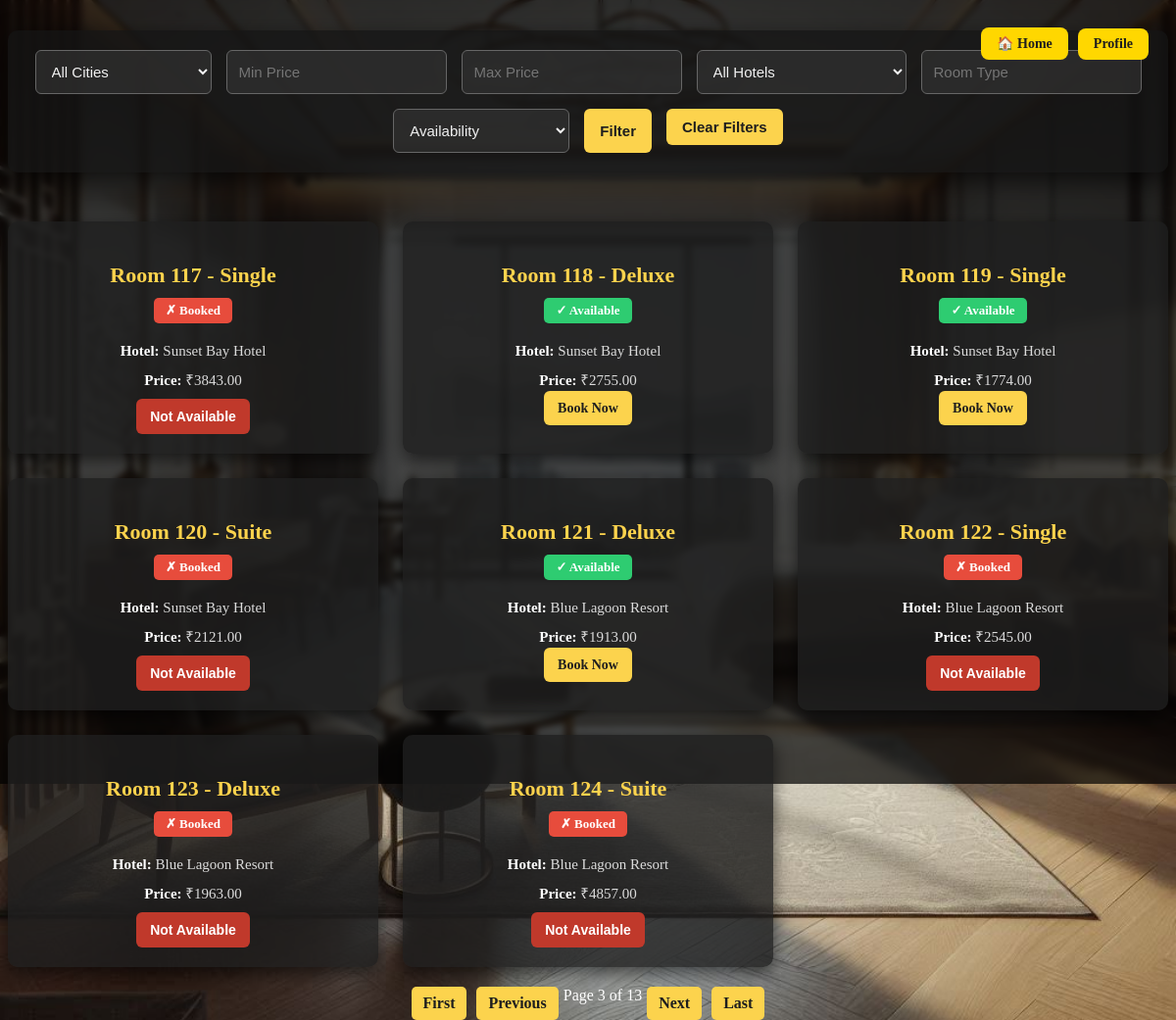
/rooms/?page=3, run on the app's committed database.
### booking/models.py (models this page shows, shortened)
class Room(models.Model):
    hotel = models.ForeignKey(Hotel, on_delete=models.CASCADE, related_name='rooms')
    room_number = models.CharField(max_length=10)
    room_type = models.CharField(max_length=50)
    price = models.DecimalField(max_digits=7, decimal_places=2)
    available = models.BooleanField(default=True)

class Hotel(models.Model):
    name = models.CharField(max_length=100)
    location = models.CharField(max_length=100)
    description = models.TextField()

### booking/views.py (the view)
# urls.py: path('rooms/', views.room_list, name='room_list'),
def room_list(request):
    rooms = Room.objects.select_related('hotel').all()
    hotels = Hotel.objects.all()
    hotel_id = request.GET.get('hotel')
    room_type = request.GET.get('type')
    available = request.GET.get('available')
    city = request.GET.get('city')
    min_price = request.GET.get('min_price')
    max_price = request.GET.get('max_price')
    if hotel_id and hotel_id != "All Hotels":
        rooms = rooms.filter(hotel_id=hotel_id)
    if room_type and room_type != "Room Type":
        rooms = rooms.filter(room_type__icontains=room_type)
    if available == 'true':
        rooms = rooms.filter(available=True)
    elif available == 'false':
        rooms = rooms.filter(available=False)
    if city and city != "All Cities":
        rooms = rooms.filter(hotel__location__icontains=city)
    if min_price:
        try:
            rooms = rooms.filter(price__gte=int(min_price))
        except ValueError:
            pass
    if max_price:
        try:
            rooms = rooms.filter(price__lte=int(max_price))
        except ValueError:
            pass
    cities = hotels.values_list('location', flat=True).distinct()
    paginator = Paginator(rooms, 8)
    page = request.GET.get('page')
    rooms = paginator.get_page(page)
    return render(request, 'booking/room_list.html', {
        'rooms': rooms,
        'hotels': hotels,
        'cities': cities,
    })

### booking/templates/booking/room_list.html (shortened to what this page needs)
{% load static %}
<!DOCTYPE html>
<html lang="en">
<head>
</head>
<body>
  <div class="nav-buttons">
  <a href="{% url 'home' %}" class="home-btn">🏠 Home</a>
  <a href="{% url 'profile' %}">Profile</a>
</div>
  <form method="get" class="filter-form">
      <select name="city">
          <option value="">All Cities</option>
      </select>
      <input type="number" name="min_price" placeholder="Min Price" value="{{ request.GET.min_price }}">
      <input type="number" name="max_price" placeholder="Max Price" value="{{ request.GET.max_price }}">
      <select name="hotel">
          <option value="">All Hotels</option>
      </select>
      <input type="text" name="type" placeholder="Room Type" value="{{ request.GET.type }}" id="search-box">
      <select name="available">
          <option value="">Availability</option>
      </select>
      <button type="submit">Filter</button>
      <a href="{% url 'room_list' %}" style="text-decoration: none;">
          <button type="button" class="clear-btn">Clear Filters</button>
      </a>
  </form>
  <div class="room-list" id="room-list">
      {% for room in rooms %}
          <div class="room-card">
              <h3>Room {{ room.room_number }} - {{ room.room_type }}</h3>
              <span class="status-badge {% if room.available %}badge-available{% else %}badge-booked{% endif %}">
                  {% if room.available %}✓ Available{% else %}✗ Booked{% endif %}
              </span>
              <p><strong>Hotel:</strong> {{ room.hotel.name }}</p>
              <p><strong>Price:</strong> ₹{{ room.price }}</p>
              {% if room.available %}
                  <a href="{% url 'book_room' room.id %}" class="book-btn">Book Now</a>
              {% else %}
                  <button class="book-btn" disabled>Not Available</button>
              {% endif %}
          </div>
      {% empty %}
          <p style="text-align:center; color: #aaa;">No rooms found matching the filters.</p>
      {% endfor %}
  </div>
  <div class="pagination">
      {% if rooms.has_previous %}
          <a href="?page=1">First</a>
          <a href="?page={{ rooms.previous_page_number }}">Previous</a>
      {% endif %}
      <span>Page {{ rooms.number }} of {{ rooms.paginator.num_pages }}</span>
      {% if rooms.has_next %}
          <a href="?page={{ rooms.next_page_number }}">Next</a>
          <a href="?page={{ rooms.paginator.num_pages }}">Last</a>
      {% endif %}
  </div>
</body>
</html>

### data on the page
Room: room_number "117", room_type "Single", available "✗ Booked", hotel.name "Sunset Bay Hotel", price "3843.00"
Room: room_number "118", room_type "Deluxe", available "✓ Available", hotel.name "Sunset Bay Hotel", price "2755.00"
Room: room_number "119", room_type "Single", available "✓ Available", hotel.name "Sunset Bay Hotel", price "1774.00"
Room: room_number "120", room_type "Suite", available "✗ Booked", hotel.name "Sunset Bay Hotel", price "2121.00"
Room: room_number "121", room_type "Deluxe", available "✓ Available", hotel.name "Blue Lagoon Resort", price "1913.00"
Room: room_number "122", room_type "Single", available "✗ Booked", hotel.name "Blue Lagoon Resort", price "2545.00"
Room: room_number "123", room_type "Deluxe", available "✗ Booked", hotel.name "Blue Lagoon Resort", price "1963.00"
Room: room_number "124", room_type "Suite", available "✗ Booked", hotel.name "Blue Lagoon Resort", price "4857.00"

### other printed values
{{ rooms.number }} "3"
{{ rooms.paginator.num_pages }} "13"
